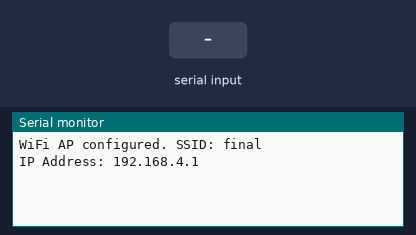
Simulated run of this sketch. Board: ESP32. On the bench: the last lines printed to the serial monitor. The test bench sets the inputs (shaded band).

Above: at 1.2 s.
1.3 s: "90,45," received over Serial
At 3.7 s:
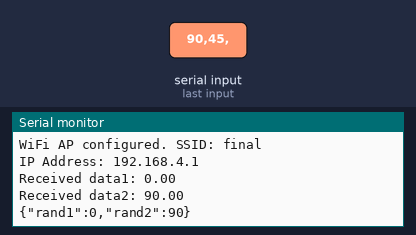
3.8 s: "30,150," received over Serial
At 5.2 s:
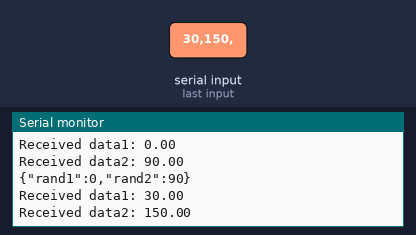
Timing chart, 0 to 6.8 s (numbered marks = the images above; inputs shaded):
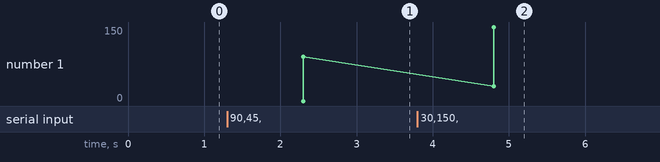

Measured:
- after the input at 1.3 s, the serial monitor: prints a new line after 1.0 s (image 1)
- after the input at 3.8 s, the serial monitor: prints a new line after 1.0 s (image 2)

The sketch:

WebServer.ino
```cpp
#include <WiFi.h>
#include <WebServer.h>
#include <WebSocketsServer.h>
#include <ArduinoJson.h>

const char* ssid = "final";
const char* password = "12345678";

double round2(double value) {
  return (int)(value * 100 + 0.5) / 100.0;
}

WebServer server(80);
WebSocketsServer webSocket = WebSocketsServer(81);

String webpage = "<h1 style='text-align:center;'>Water Tester Data Monitor</h1><p><span style='color:#003366;'>PH Value : <span id='rand1'>-</span></span></p><p><span style='color:#003366;'>Turbidity : <span id='rand2'>-</span></span></p><script>var Socket;function init() { Socket = new WebSocket('ws://' + window.location.hostname + ':81/'); Socket.onmessage = function (event) { processCommand(event); };}function processCommand(event) { var obj = JSON.parse(event.data); document.getElementById('rand1') .innerHTML = obj.rand1; document.getElementById('rand2') .innerHTML = obj.rand2; console.log(obj.rand1); console.log(obj.rand2);}window.onload = function (event) { init();}</script>";


int interval = 1000;
unsigned long previousMillis = 0;

StaticJsonDocument<200> doctx;
StaticJsonDocument<200> docrx;

void setup() {
   Serial.begin(9600);

  WiFi.softAP(ssid, password);

  Serial.println("WiFi AP configured. SSID: " + String(ssid));


  Serial.print("IP Address: ");
  Serial.println(WiFi.softAPIP());

   server.on("/", []() {
    server.send(200, "text\html", webpage);
   });

   server.begin();
   webSocket.begin();

}

void loop() {
  String data = Serial.readStringUntil(','); // Read until the comma delimiter
    float ph = data.toFloat(); // Convert the string to float
    data = Serial.readStringUntil('\n'); // Read until newline
    float td = data.toFloat(); // Convert the second part to float

    // Print the received data
    Serial.print("Received data1: ");
    Serial.println(ph);
    Serial.print("Received data2: ");
    Serial.println(td);
    delay(1000);


  server.handleClient();
    webSocket.loop();

    unsigned long now = millis();
    if(now - previousMillis > interval) {
      String jsonString = "";
      JsonObject object = doctx.to<JsonObject>();
      object["rand1"] = round2(ph);
      object["rand2"] = round2(td);
      serializeJson(doctx, jsonString);
      Serial.println(jsonString);
      webSocket.broadcastTXT(jsonString);
      previousMillis = now;
  // put your main code here, to run repeatedly:
    }
}
```
